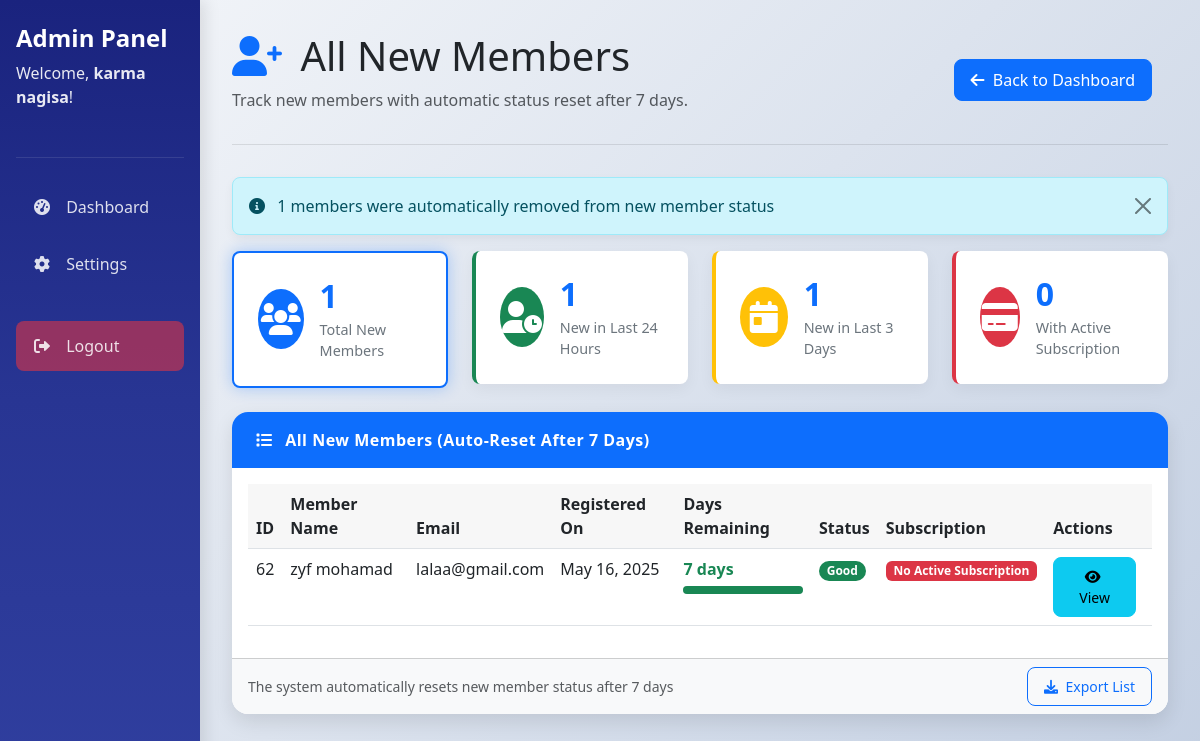
Page /new_members_crud.php (signed in) on the committed database.
### tables this page shows
CREATE TABLE `users` (
  `id` int(11) NOT NULL,
  `username` varchar(50) NOT NULL,
  `firstName` varchar(50) NOT NULL,
  `lastName` varchar(50) NOT NULL,
  `email` varchar(50) NOT NULL,
  `is_new_member` tinyint(1) DEFAULT 1,
  `password` varchar(255) NOT NULL,
  `created_at` timestamp NOT NULL DEFAULT current_timestamp(),
  `role` varchar(50) NOT NULL,
  `profile_picture` varchar(255) DEFAULT NULL,
  `membership_status` varchar(50) NOT NULL DEFAULT 'Active',
  `creator_id` int(11) DEFAULT NULL,
  `joined_date` date DEFAULT NULL,
  `status` varchar(50) DEFAULT NULL,
  `updated_at` datetime DEFAULT NULL
);

### new_members_crud.php (the view, shortened to what this page needs)
<?php
include 'db.php';
$user_id = $_SESSION['user_id'];
$user_result = $conn->query("SELECT firstName, lastName FROM users WHERE id = $user_id");
$user = $user_result->fetch_assoc();
$reset_query = "
    UPDATE users
    SET is_new_member = 0
    WHERE is_new_member = 1
    AND DATE(created_at) <= DATE(NOW() - INTERVAL 7 DAY)
";
if ($conn->query($reset_query)) {
    $reset_count = $conn->affected_rows;
    if ($reset_count > 0) {
        $check_table = $conn->query("SHOW TABLES LIKE 'activity_log'");
        if ($check_table->num_rows > 0) {
            $log_query = "INSERT INTO activity_log (user_id, action, details, created_at)
                         VALUES ($user_id, 'member_reset', '$reset_count members automatically reset from new status', NOW())";
            $conn->query($log_query);
        }
    }
}
if (isset($_GET['filter'])) {
    $filter = $_GET['filter'];
    $filterClause = "";
    switch ($filter) {
        case 'last_24h':
            $filterClause = "AND DATEDIFF(NOW(), u.created_at) <= 1";
            $filterTitle = "New Members - Last 24 Hours";
            break;
        case 'last_3_days':
            $filterClause = "AND DATEDIFF(NOW(), u.created_at) <= 3";
            $filterTitle = "New Members - Last 3 Days";
            break;
        case 'with_subscription':
            $filterClause = "AND s.end_date >= CURDATE()";
            $filterTitle = "New Members - With Active Subscription";
            break;
        default:
            $filterTitle = "All New Members";
    }
} else {
    $filter = '';
    $filterClause = "";
    $filterTitle = "All New Members";
}
$query = "
    SELECT u.id, u.firstName, u.lastName, u.email, u.created_at, u.is_new_member,
           DATEDIFF(NOW(), u.created_at) as days_since_registration,
           (7 - DATEDIFF(NOW(), u.created_at)) as days_remaining,
           s.start_date, s.end_date, s.amount,
           CASE
             WHEN s.end_date >= CURDATE() THEN 'Active'
             ELSE 'Expired'
           END as subscription_status
    FROM users u
    LEFT JOIN subscriptions s ON u.id = s.member_id AND s.end_date = (
        SELECT MAX(end_date) FROM subscriptions WHERE member_id = u.id
    )
    WHERE u.is_new_member = 1 $filterClause
    ORDER BY u.created_at DESC
";
$result = $conn->query($query);
$stats_query = "
    SELECT
        COUNT(*) as total_new_members,
        COUNT(CASE WHEN DATEDIFF(NOW(), created_at) <= 1 THEN 1 END) as last_24h,
        COUNT(CASE WHEN DATEDIFF(NOW(), created_at) <= 3 THEN 1 END) as last_3_days,
        SUM(CASE WHEN s.end_date >= CURDATE() THEN 1 ELSE 0 END) as with_active_subscription
    FROM users u
    LEFT JOIN subscriptions s ON u.id = s.member_id AND s.end_date = (
        SELECT MAX(end_date) FROM subscriptions WHERE member_id = u.id
    )
    WHERE u.is_new_member = 1
";
$stats_result = $conn->query($stats_query);
$stats = $stats_result->fetch_assoc();
?>
<!DOCTYPE html>
<html lang="en">
<head>
  <link href="https://cdn.jsdelivr.net/npm/bootstrap@5.3.0/dist/css/bootstrap.min.css" rel="stylesheet">
  <link rel="stylesheet" href="https://cdnjs.cloudflare.com/ajax/libs/font-awesome/6.0.0/css/all.min.css">
</head>
<body>
<div class="container-fluid">
  <div class="row">
    <div class="col-md-2 sidebar">
      <div class="sidebar-header">
        <h4>Admin Panel</h4>
        <p class="welcome-text">Welcome, <span class="user-name"><?php echo htmlspecialchars($user['firstName']) . ' ' . htmlspecialchars($user['lastName']); ?></span>!</p>
      </div>
      <a href="admin_dashboard.php" class="sidebar-link">
        <i class="fas fa-tachometer-alt"></i> Dashboard
      </a>
      <a href="settings.php" class="sidebar-link">
        <i class="fas fa-cog"></i> Settings
      </a>
      <a href="#" onclick="logoutConfirmation()" class="sidebar-link logout-btn">
        <i class="fas fa-sign-out-alt"></i> Logout
      </a>
    </div>
    <div class="col-md-10 content-area">
      <div class="page-header d-flex justify-content-between align-items-center">
        <div>
          <h1><i class="fas fa-user-plus text-primary me-2"></i> <?php echo $filterTitle; ?></h1>
          <p class="text-muted">Track new members with automatic status reset after 7 days.</p>
        </div>
        <a href="admin_dashboard.php" class="btn btn-primary back-btn">
          <i class="fas fa-arrow-left me-1"></i> Back to Dashboard
        </a>
      </div>
      <?php if (isset($_SESSION['message'])): ?>
      <div class="alert alert-<?php echo $_SESSION['message_type']; ?> alert-dismissible fade show" role="alert">
        <i class="fas fa-info-circle me-2"></i> <?php echo $_SESSION['message']; ?>
        <button type="button" class="btn-close" data-bs-dismiss="alert" aria-label="Close"></button>
      </div>
      <?php
      endif;
      ?>
      <div class="row mb-4">
        <div class="col-md-3">
          <a href="new_members.php" class="text-decoration-none">
            <div class="stats-card <?php echo ($filter == '') ? 'active-filter' : ''; ?>" style="border-left-color: #0d6efd;">
              <div class="stats-icon" style="background-color: #0d6efd;">
                <i class="fas fa-users fa-2x"></i>
              </div>
              <div class="stats-info">
                <h4><?php echo $stats['total_new_members'] ?? 0; ?></h4>
                <p>Total New Members</p>
              </div>
            </div>
          </a>
        </div>
        <div class="col-md-3">
          <a href="new_members.php?filter=last_24h" class="text-decoration-none">
            <div class="stats-card <?php echo ($filter == 'last_24h') ? 'active-filter' : ''; ?>" style="border-left-color: #198754;">
              <div class="stats-icon" style="background-color: #198754;">
                <i class="fas fa-user-clock fa-2x"></i>
              </div>
              <div class="stats-info">
                <h4><?php echo $stats['last_24h'] ?? 0; ?></h4>
                <p>New in Last 24 Hours</p>
              </div>
            </div>
          </a>
        </div>
        <div class="col-md-3">
          <a href="new_members.php?filter=last_3_days" class="text-decoration-none">
            <div class="stats-card <?php echo ($filter == 'last_3_days') ? 'active-filter' : ''; ?>" style="border-left-color: #ffc107;">
              <div class="stats-icon" style="background-color: #ffc107;">
                <i class="fas fa-calendar-day fa-2x"></i>
              </div>
              <div class="stats-info">
                <h4><?php echo $stats['last_3_days'] ?? 0; ?></h4>
                <p>New in Last 3 Days</p>
              </div>
            </div>
          </a>
        </div>
        <div class="col-md-3">
          <a href="new_members.php?filter=with_subscription" class="text-decoration-none">
            <div class="stats-card <?php echo ($filter == 'with_subscription') ? 'active-filter' : ''; ?>" style="border-left-color: #dc3545;">
              <div class="stats-icon" style="background-color: #dc3545;">
                <i class="fas fa-credit-card fa-2x"></i>
              </div>
              <div class="stats-info">
                <h4><?php echo $stats['with_active_subscription'] ?? 0; ?></h4>
                <p>With Active Subscription</p>
              </div>
            </div>
          </a>
        </div>
      </div>
      <div class="card card-box">
        <div class="card-header bg-primary text-white">
          <i class="fas fa-list me-2"></i> <?php echo $filterTitle; ?> (Auto-Reset After 7 Days)
        </div>
        <div class="card-body">
          <?php if ($result->num_rows > 0): ?>
          <div class="table-responsive">
            <table class="table table-hover">
              <thead>
                <tr>
                  <th>ID</th>
                  <th>Member Name</th>
                  <th>Email</th>
                  <th>Registered On</th>
                  <th>Days Remaining</th>
                  <th>Status</th>
                  <th>Subscription</th>
                  <th>Actions</th>
                </tr>
              </thead>
              <tbody>
                <?php while ($row = $result->fetch_assoc()):
                  $days_remaining_class = '';
                  $badge_class = '';
                  $progress_class = '';
                  if ($row['days_remaining'] <= 1) {
                    $days_remaining_class = 'days-critical';
                    $badge_class = 'bg-danger';
                    $progress_class = 'bg-danger';
                  } elseif ($row['days_remaining'] <= 3) {
                    $days_remaining_class = 'days-warning';
                    $badge_class = 'bg-warning text-dark';
                    $progress_class = 'bg-warning';
                  } else {
                    $days_remaining_class = 'days-good';
                    $badge_class = 'bg-success';
                    $progress_class = 'bg-success';
                  }
                ?>
                <tr>
                  <td><?php echo htmlspecialchars($row['id']); ?></td>
                  <td><?php echo htmlspecialchars($row['firstName'] . ' ' . $row['lastName']); ?></td>
                  <td><?php echo htmlspecialchars($row['email']); ?></td>
                  <td><?php echo date('M d, Y', strtotime($row['created_at'])); ?></td>
                  <td>
                    <div class="days-remaining <?php echo $days_remaining_class; ?>">
                      <?php echo $row['days_remaining']; ?> days
                      <div class="progress">
                        <div class="progress-bar <?php echo $progress_class; ?>"
                             role="progressbar"
                             style="width: <?php echo (($row['days_remaining'] / 7) * 100); ?>%"
                             aria-valuenow="<?php echo $row['days_remaining']; ?>"
                             aria-valuemin="0"
                             aria-valuemax="7">
                        </div>
                      </div>
                    </div>
                  </td>
                  <td>
                    <span class="badge <?php echo $badge_class; ?> badge-pill">
                      <?php if ($row['days_remaining'] <= 1): ?>
                      Critical
                      <?php elseif ($row['days_remaining'] <= 3): ?>
                      Warning
                      <?php else: ?>
                      Good
                      <?php endif; ?>
                    </span>
                  </td>
                  <td>
                    <?php if ($row['subscription_status'] == 'Active'): ?>
                      <span class="badge bg-success">Active Until <?php echo date('M d, Y', strtotime($row['end_date'])); ?></span>
                    <?php else: ?>
                      <span class="badge bg-danger">No Active Subscription</span>
                    <?php endif; ?>
                  </td>
                  <td class="action-buttons">
                    <a href="view_member.php?id=<?php echo $row['id']; ?>" class="btn btn-info btn-sm">
                      <i class="fas fa-eye me-1"></i> View
                    </a>
                  </td>
                </tr>
                <?php endwhile; ?>
              </tbody>
            </table>
          </div>
          <?php else: ?>
          <div class="alert alert-info">
            <i class="fas fa-info-circle me-2"></i> No members found matching your criteria.
          </div>
          <?php endif; ?>
        </div>
        <div class="card-footer bg-light">
          <div class="d-flex align-items-center justify-content-between">
            <small class="text-muted">The system automatically resets new member status after 7 days</small>
            <a href="export_new_members.php<?php echo $filter ? "?filter=$filter" : ""; ?>" class="btn btn-sm btn-outline-primary">
              <i class="fas fa-download me-1"></i> Export List
            </a>
          </div>
        </div>
      </div>
    </div>
  </div>
</div>
</body>
</html>

### new_members_crud.php (style rules this page uses)
body { background: linear-gradient(135deg, #f5f7fa 0%, #c3cfe2 100%); font-family: 'Segoe UI', Tahoma, Geneva, Verdana, sans-serif; }
.card-box { border-radius: 1rem; box-shadow: 0 8px 20px rgba(0,0,0,0.1); border: none; transition: transform 0.3s ease, box-shadow 0.3s ease; margin-bottom: 1.5rem; overflow: hidden; }
.card-header { font-weight: 600; letter-spacing: 0.5px; padding: 1rem 1.5rem; border-bottom: none; }
.sidebar { min-height: 100vh; background: linear-gradient(180deg, #1a237e 0%, #283593 50%, #303f9f 100%); color: white; padding: 1.5rem 1rem; box-shadow: 5px 0 15px rgba(0,0,0,0.1); z-index: 1000; }
.sidebar-header { padding-bottom: 1.5rem; margin-bottom: 1.5rem; border-bottom: 1px solid rgba(255,255,255,0.1); }
.sidebar-header h4 { font-weight: 700; font-size: 1.5rem; margin-bottom: 0.5rem; color: #fff; }
.sidebar a { color: rgba(255,255,255,0.85); display: block; padding: 0.8rem 1rem; text-decoration: none; border-radius: 0.5rem; margin-bottom: 0.5rem; transition: all 0.3s ease; font-weight: 500; }
.sidebar a i { margin-right: 10px; width: 20px; text-align: center; }
.logout-btn { margin-top: 2rem; background-color: rgba(220, 53, 69, 0.6); color: white; transition: all 0.3s ease; }
.content-area { padding: 2rem; }
.welcome-text { color: rgba(255,255,255,0.9); font-weight: 500; margin-bottom: 1.5rem; }
.user-name { font-weight: 700; }
.btn { border-radius: 0.5rem; padding: 0.5rem 1rem; font-weight: 500; transition: all 0.3s ease; }
.table th { background-color: rgba(0,0,0,0.03); font-weight: 600; }
.alert { border-radius: 0.5rem; box-shadow: 0 4px 10px rgba(0,0,0,0.05); }
.page-header { margin-bottom: 2rem; border-bottom: 1px solid rgba(0,0,0,0.1); padding-bottom: 1rem; }
.action-buttons .btn { margin-right: 0.5rem; }
.back-btn { margin-right: 1rem; }
.stats-card { border-left: 4px solid; display: flex; align-items: center; background-color: #fff; padding: 1.5rem; border-radius: 0.5rem; box-shadow: 0 5px 15px rgba(0,0,0,0.05); transition: transform 0.3s ease; cursor: pointer; }
.stats-icon { display: flex; align-items: center; justify-content: center; width: 60px; height: 60px; border-radius: 50%; margin-right: 1rem; color: white; }
.stats-info h4 { margin-bottom: 0.2rem; font-size: 2rem; font-weight: 700; }
.stats-info p { margin-bottom: 0; color: #6c757d; font-size: 0.9rem; }
.days-remaining { font-weight: bold; }
.days-good { color: #198754; }
.progress { height: 8px; margin-top: 5px; border-radius: 10px; }
.badge-pill { border-radius: 30px; padding: 0.35em 0.65em; }
.active-filter { border: 2px solid #0d6efd; box-shadow: 0 0 15px rgba(13, 110, 253, 0.3); }

### rows in the picture
users: firstName "karma", lastName "nagisa"
users: id "62", firstName+lastName "zyf mohamad", email "lalaa@gmail.com", created_at "May 16, 2025", days_remaining "7"

### other values in the picture
$filterTitle "All New Members"
$_SESSION['message'] "1 members were automatically removed from new member status"
$stats['total_new_members'] "1"
$stats['last_24h'] "1"
$stats['last_3_days'] "1"
$stats['with_active_subscription'] "0"
